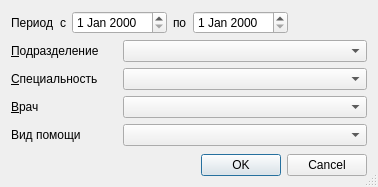
<?xml version="1.0" encoding="UTF-8"?>
<ui version="4.0">
 <class>ReportCostSetupDialog</class>
 <widget class="QDialog" name="ReportCostSetupDialog">
  <property name="geometry">
   <rect>
    <x>0</x>
    <y>0</y>
    <width>378</width>
    <height>187</height>
   </rect>
  </property>
  <property name="windowTitle">
   <string>Dialog</string>
  </property>
  <property name="sizeGripEnabled">
   <bool>true</bool>
  </property>
  <layout class="QGridLayout" name="gridLayout">
   <item row="1" column="3" colspan="4">
    <widget class="COrgStructureComboBox" name="cmbOrgStructure"/>
   </item>
   <item row="0" column="1">
    <widget class="QLabel" name="label_2">
     <property name="text">
      <string>с</string>
     </property>
     <property name="buddy">
      <cstring>begDate</cstring>
     </property>
    </widget>
   </item>
   <item row="0" column="2" colspan="2">
    <widget class="QDateEdit" name="begDate"/>
   </item>
   <item row="0" column="6">
    <spacer name="horizontalSpacer">
     <property name="orientation">
      <enum>Qt::Horizontal</enum>
     </property>
     <property name="sizeHint" stdset="0">
      <size>
       <width>106</width>
       <height>20</height>
      </size>
     </property>
    </spacer>
   </item>
   <item row="1" column="0" colspan="3">
    <widget class="QLabel" name="lblOrgStructure">
     <property name="text">
      <string>&amp;Подразделение</string>
     </property>
     <property name="buddy">
      <cstring>cmbOrgStructure</cstring>
     </property>
    </widget>
   </item>
   <item row="2" column="0" colspan="3">
    <widget class="QLabel" name="lblSpeciality">
     <property name="text">
      <string>&amp;Специальность</string>
     </property>
     <property name="buddy">
      <cstring>cmbSpeciality</cstring>
     </property>
    </widget>
   </item>
   <item row="0" column="5">
    <widget class="QDateEdit" name="endDate"/>
   </item>
   <item row="0" column="4">
    <widget class="QLabel" name="label_3">
     <property name="text">
      <string>по</string>
     </property>
     <property name="buddy">
      <cstring>endDate</cstring>
     </property>
    </widget>
   </item>
   <item row="0" column="0">
    <widget class="QLabel" name="label">
     <property name="text">
      <string>Период</string>
     </property>
    </widget>
   </item>
   <item row="2" column="3" colspan="4">
    <widget class="CRBComboBox" name="cmbSpeciality">
     <property name="whatsThis">
      <string>&lt;html&gt;&lt;head&gt;&lt;meta name=&quot;qrichtext&quot; content=&quot;1&quot; /&gt;&lt;style type=&quot;text/css&quot;&gt;
p, li { white-space: pre-wrap; }
&lt;/style&gt;&lt;/head&gt;&lt;body style=&quot; font-family:'MS Shell Dlg 2'; font-size:8.25pt; font-weight:400; font-style:normal;&quot;&gt;
&lt;p style=&quot;-qt-paragraph-type:empty; margin-top:0px; margin-bottom:0px; margin-left:0px; margin-right:0px; -qt-block-indent:0; text-indent:0px;&quot;&gt;&lt;/p&gt;&lt;/body&gt;&lt;/html&gt;</string>
     </property>
    </widget>
   </item>
   <item row="3" column="0">
    <widget class="QLabel" name="lblPerson">
     <property name="text">
      <string>&amp;Врач</string>
     </property>
     <property name="buddy">
      <cstring>cmbPerson</cstring>
     </property>
    </widget>
   </item>
   <item row="4" column="0" colspan="3">
    <widget class="QLabel" name="lblVidPom">
     <property name="text">
      <string>Вид помощи</string>
     </property>
     <property name="buddy">
      <cstring>cmbVidPom</cstring>
     </property>
    </widget>
   </item>
   <item row="3" column="3" colspan="4">
    <widget class="CPersonComboBoxEx" name="cmbPerson"/>
   </item>
   <item row="4" column="3" colspan="4">
    <widget class="CRBComboBox" name="cmbVidPom"/>
   </item>
   <item row="6" column="0" colspan="7">
    <widget class="QDialogButtonBox" name="buttonBox">
     <property name="standardButtons">
      <set>QDialogButtonBox::Cancel|QDialogButtonBox::Ok</set>
     </property>
    </widget>
   </item>
   <item row="5" column="0">
    <spacer name="verticalSpacer">
     <property name="orientation">
      <enum>Qt::Vertical</enum>
     </property>
     <property name="sizeHint" stdset="0">
      <size>
       <width>20</width>
       <height>27</height>
      </size>
     </property>
    </spacer>
   </item>
  </layout>
  <zorder>label_3</zorder>
  <zorder>endDate</zorder>
  <zorder>label</zorder>
  <zorder>buttonBox</zorder>
  <zorder></zorder>
  <zorder>label_2</zorder>
  <zorder>cmbVidPom</zorder>
  <zorder>lblSpeciality</zorder>
  <zorder>lblOrgStructure</zorder>
  <zorder>lblVidPom</zorder>
  <zorder>cmbPerson</zorder>
  <zorder>lblPerson</zorder>
  <zorder>cmbSpeciality</zorder>
  <zorder>cmbOrgStructure</zorder>
  <zorder>begDate</zorder>
  <zorder>cmbSpeciality</zorder>
  <zorder>lblSpeciality</zorder>
  <zorder>verticalSpacer</zorder>
 </widget>
 <customwidgets>
  <customwidget>
   <class>CPersonComboBoxEx</class>
   <extends>QComboBox</extends>
   <header>Orgs/PersonComboBoxEx.h</header>
  </customwidget>
  <customwidget>
   <class>COrgStructureComboBox</class>
   <extends>QComboBox</extends>
   <header>Orgs/OrgStructComboBoxes.h</header>
  </customwidget>
  <customwidget>
   <class>CRBComboBox</class>
   <extends>QComboBox</extends>
   <header>library/crbcombobox.h</header>
  </customwidget>
 </customwidgets>
 <resources/>
 <connections/>
</ui>
